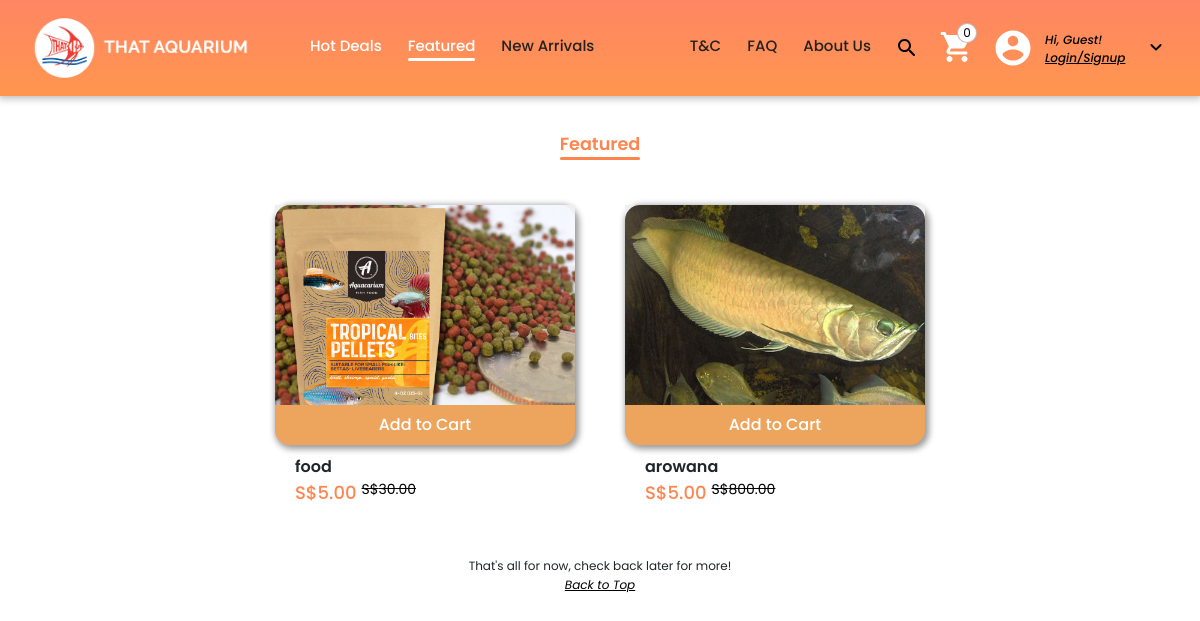
/featured/, run on the app's committed database.
### store/models.py (models this page shows, shortened)
class Product(models.Model):
    display = [
        ('H', 'Hot deals'),
        ('F', 'Featured'),
        ('N', 'New Arrivals'),
        ('B', 'Blocked'), #hidden from every where but exists in the database
        ('D', 'Database'),#this means it will be avaliable in the search but not in the other fields
    ]
    product_name = models.CharField(max_length=150,default="product")
    product_type = models.CharField(max_length=100,default="accessory")
    product_class = models.CharField(max_length=100,default="class")
    product_category = models.CharField(max_length=100,default="parts")
    price = models.FloatField(null=True,blank=True)
    image = models.ImageField(null=True,blank=True)
    quantity = models.IntegerField(default=0)
    description = models.TextField(default="Description")
    display_type = models.CharField(max_length=1,choices=display,default='D')
    d_price = models.FloatField(null=True,blank=True,default=-1)

### store/views.py (the view)
# urls.py: path('featured/', views.featured, name='featured'),
def featured(request):
    cartItem = cartItemData(request)
    products = Product.objects.filter(display_type="H")
    context = {"cartItems": cartItem, "products": products}
    if request.method =="POST" and request.POST.get("view") != None:
        return get_product(request, products, cartItem)
    return render(request,'home_page/featured.html',context)

### store/utils.py (called while the page is built, shortened)
def CookieCart(request):
    try:
        cart = json.loads(request.COOKIES['cart'])
    except:
        cart = {}
    items = []
    cartItem = 0
    return [cartItem,items]

def cartItemData(request):
    if request.user.is_authenticated:
        customer = request.user
        order, created = Order.objects.get_or_create(customer=customer)
        cartItem = order.get_cart_items
    else:
        cartItem,items = CookieCart(request)
    return cartItem

### store/templates/home_page/featured.html (shortened to what this page needs)
{% extends 'home_page/main.html' %}
{% load static %}
{% block content %}
<link rel="stylesheet" href="{% static 'css/hot-featured-new-shared.css' %}" type = "text/css">
<div class = "subheader mx-auto flex-r flex-centre">
    <a class = "subheader-text navbar-text-item-current navbar-text-item-current-orange" href = "{% url 'featured' %}">
        Featured
        <div class = "hover-underline hover-underline-orange"></div>
    </a>
</div>
<div class = "all-items-background flex-r flex-centre" id = "page-top">
    {% for product in products %}
        <form action="" method="POST">
            <div class="items-background flex-c">
                <div class = "thumbnail-background">
                    <button name="view" value="{{ product.id }}" class = "redirect-button">
                        <img class="thumbnail" src="{{ product.image.url }}">
                    </button>
                    <button class="btn btn-outline-secondary add-btn update-cart" data-product={{ product.id }} data-action="addc">Add to Cart</button>
                </div>
                <p class="item-name">{{ product.product_name }}</p>
                {% if 1 != 1 %}
                    <p class = "product-price item-price-not-discounted">S${{ product.price|floatformat:2 }}</p>
                {% elif 1 != 1 %}
                    <p class = "product-price out-of-stock">Out of Stock</p>
                {% else %}
                    <div class = "flex-r">
                        <p class = "product-price">S${{ "5.00" }}</p>
                        <p class = "product-original-price"><del>S${{ product.price|floatformat:2 }}</del></p>
                    </div>
                {% endif %}
            </div>
        </form>
    {% endfor %}
</div>
<p class = "flex-r flex-centre thats-all">That's all for now, check back later for more!</p>
<button onclick = "goToTop()" class = "mx-auto flex-c back-to-top"><u><i>Back to Top</i></u></button>
{% endblock content %}

### store/static/css/main.css (style rules this page uses)
body { font-family: 'Poppins', sans-serif; }
.navbar-text-item-normal, .navbar-text-item-current, .navbar-text-item-normal:focus, .navbar-text-item-current:focus { font-weight: 500; transition: 0.2s ease; margin: 0vw 40px 0vw 0vw; border: none; background-color: transparent; outline: none; cursor: pointer; text-align: center; font-family: 'Poppins', sans-serif; font-size: 0.9375rem; }
.navbar-text-item-current { color: white !important; }
.navbar-text-item-current-orange { color: #ff854f !important; }
.navbar-text-item-current-orange > div { width: 100%!important; margin-left: 0%!important; }
.hover-underline { margin-left: 50%; width: 0%; height: 3px; background-color: white; border-radius: 3px; transition: 0.2s ease; }
.hover-underline-orange { background-color: #ff854f!important; }
.flex-r { display: flex; flex-direction: row; }
.flex-c { display: flex; flex-direction: column; }
.flex-centre { justify-content: center; }
@media (max-width: 1380px) { .navbar-text-item-normal, .navbar-text-item-current, .navbar-text-item-normal:focus, .navbar-text-item-current:focus { margin: 0vw 10px 0vw 0vw; } }

### store/static/css/hot-featured-new-shared.css (style rules this page uses)
.subheader-text, .subheader-text:hover, .subheader-text:focus { font-weight: 600; font-size: 1.1rem; margin-top: 35px; margin-bottom: 0px; color: #eda55e; text-decoration: none; margin-right: 0px; }
.all-items-background { flex-wrap: wrap; margin-top: 20px; }
.items-background { width: 300px; margin: 25px; }
.redirect-button, .redirect-button:hover, .redirect-button:active, .redirect-button:focus { outline: none; width: 100%; height: calc(100% - 40px); border: 0px; padding: 0; }
.thumbnail-background { width: 100%; height: 240px; box-shadow: 2px 2px 6px 2px rgba(0, 0, 0, 0.4); border-radius: 15px; background-color: #eda55e; }
.thumbnail { width: 100%; height: 100%; object-fit: cover; border-radius: 15px; border-bottom-left-radius: 0px; border-bottom-right-radius: 0px; transition: 0.2s ease; cursor: pointer; }
.add-btn { width: 100%; height: 40px; border-radius: 15px; border-top-left-radius: 0px; border-top-right-radius: 0px; color: white; border-color: #eda55e; background-color: #eda55e; font-weight: 500; transition: 0.2s ease; }
.item-name, .product-price { margin: 10px 20px 0px 20px; }
.item-name { font-weight: 600; }
.product-price { color: #ff854f; font-weight: 500; margin-right: 5px; font-size: 1.125rem; margin-top: 0px; }
.item-price-not-discounted, .product-original-price { color: black; }
.product-original-price { font-size: 0.875rem; }
.back-to-top, .back-to-top:focus { margin-bottom: 40px; text-decoration: none; color: black; transition: 0.2s ease; width: fit-content; outline: none; border: none; font-size: 0.75rem; background-color: transparent; }
.thats-all { margin-bottom: 0px; font-size: 0.75rem; }

### data on the page
Product: {{ product.id }} 2 (drawn), image (picture), product_name "food", value "5.00", price "30.00"
Product: {{ product.id }} 3 (drawn), image (picture), product_name "arowana", value "5.00", price "800.00"

### other printed values
{{ cartItems }} "0"
